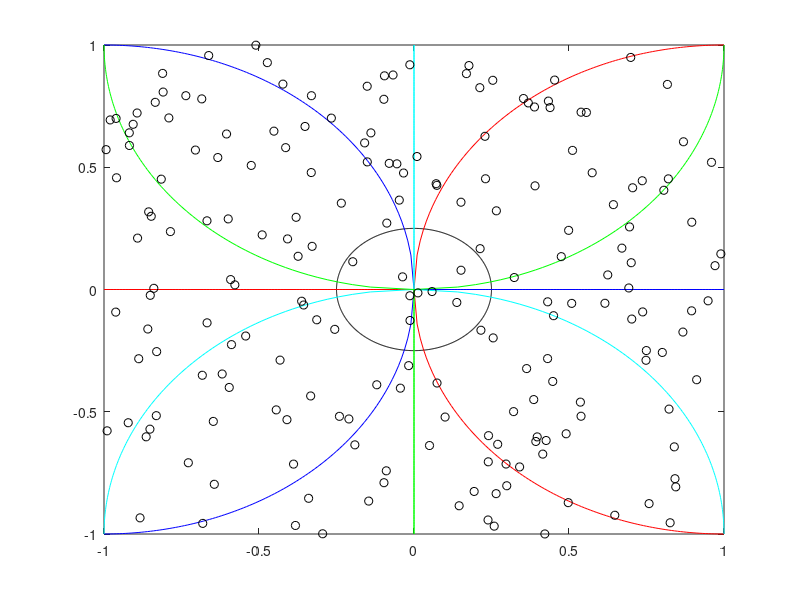

MATLAB code for this plot:
% Questao 8

clear
clc

N = 200;

% Geracao dos dados

r = 1;
k = 0.01;

x = -1:k:1;
y = -1:k:1;

x0 = -1;
y0 = 0;

yhe = sqrt(r^2 - (x - x0).^2) + y0;

x0 = 1;
y0 = 0;

yhd = sqrt(r^2 - (x - x0).^2) + y0;

y0 = -1;
x0 = 0;

xvb = sqrt(r^2 - (y - y0).^2) + x0;

y0 = 1;
x0 = 0;

xvc = sqrt(r^2 - (y - y0).^2) + x0;

x0 = 0;
y0 = 0;
r = 0.25;

ang = 0:k:2*pi; 
xc = r*cos(ang);
yc = r*sin(ang);
plot(x0+xc,y0+yc,'k');
hold on

plot(x,real(yhe),'b')
plot(x,real(-yhe),'b')
plot(x,real(yhd),'r')
plot(x,real(-yhd),'r')
plot(real(xvb),y,'c')
plot(real(-xvb),y,'c')
plot(real(xvc),y,'g')
plot(real(-xvc),y,'g')

pontos = 2*rand(2,N) - 1;
plot(pontos(1,:),pontos(2,:),'ok');
